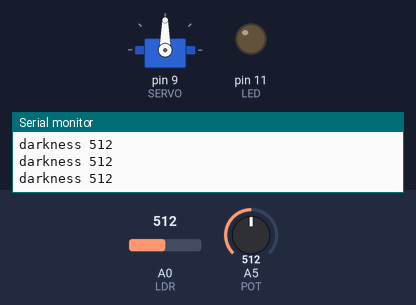
A sketch run on a simulated Arduino Uno, built with avr-gcc and run on an emulated ATmega328P. Shown: servo, output pins drawn as LEDs (lit = HIGH), the last lines printed to the serial monitor. Inputs (shaded band) come from the test bench; at power-on: A0 (LDR) = 512, A5 (POT) = 512.

Above: at 1.2 s.
1.3 s: A0 (LDR) set to 526
At 1.45 s:
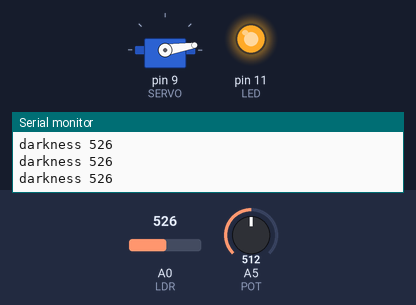
4.3 s: A5 (POT) set to 537
At 5.4 s:
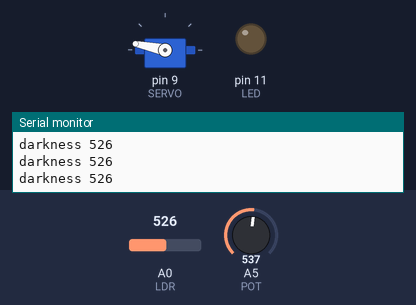
5.8 s: A0 (LDR) set to 1023
8.8 s: A0 (LDR) set to 1012
At 9.07 s:
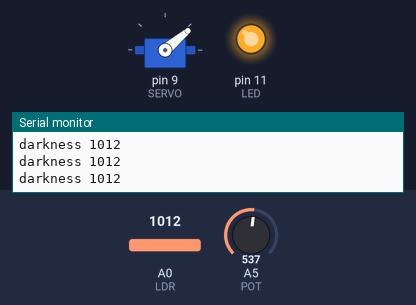
Timing chart, 0 to 12.8 s (numbered marks = the images above; inputs shaded):
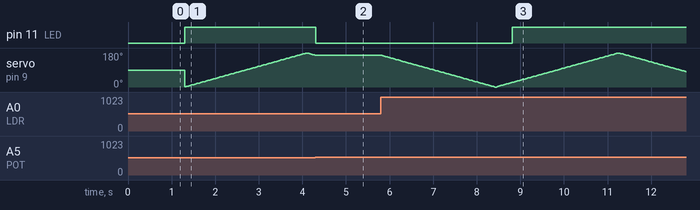

Measured:
- the behaviour switches between 512 and 513 on A0 (LDR) (found by bisection; images 0 and 1)
- the behaviour switches between 525 and 526 on A5 (POT) (found by bisection; images 1 and 2)
- after the input at 1.3 s, pin 11 (LED): LOW → HIGH at once
- after the input at 4.3 s, pin 11 (LED): HIGH → LOW at once; servo on pin 9 (SERVO): stays 168° (without the input it goes to 166° after 0.02 s)
- after the input at 8.8 s, pin 11 (LED): LOW → HIGH at once

The sketch:

robot1_AfraidOfLight.ino
```cpp
/* Simple Servo Robot that is afraid of light
 based on Adafruit - Arduino Lesson 14

by Tiago Ângelo - Sonoscopia 11-2016
*/
#include <Servo.h>
#include "mServo.h"
// PINS
#define SERVO 9
#define LED 11
#define LDR 0
#define POT 5

// angles
#define MAXANG 180
#define MINANG 0
// resolution (ms)
#define DLY 15

Servo servo;
mServo sv1;

int threshold, darkness;

void setup() {
  Serial.begin(9600);
  //Servo1
  servo.attach(SERVO);
  sv1 = *new mServo();
  sv1.setResolution(1);

  pinMode(LED, OUTPUT);
  pinMode(SERVO, OUTPUT);
}

void loop() {
  //Servo1
  threshold = analogRead(POT);
  //Serial.print("threshold ");
  //Serial.println(threshold);
  darkness = analogRead(LDR);
  Serial.print("darkness ");
  Serial.println(darkness);
  if(darkness > threshold){
    servo.write(sv1.scan(MINANG, MAXANG));
    digitalWrite(LED, 255-(darkness >> 2));
  }
  else{
    digitalWrite(LED, LOW);
  }

  delay(DLY);
}
```

mServo.cpp
```cpp
#include "mServo.h"
#include "Arduino.h"
//#include <Servo.h>

mServo::mServo(){ // default constructor
    //servo.attach(9);
    angle = 0;
    dir = 1;
    resolution = 1;
}

void mServo::setStartAngle(int _angle){
  angle = _angle;
}
void mServo::setResolution(float _r){
  resolution = _r;
}

float mServo::scan(int minAngle, int maxAngle){
  if(dir == 1){
    if(angle < maxAngle) angle+=resolution;
    else dir = 0;
  }
  else{
    if(angle > minAngle) angle-=resolution;
    else dir = 1;
  }
  //servo.write(angle);
  return angle;
}
```

mServo.h
```cpp
#ifndef MSERVO_H
#define MSERVO_H

class mServo {
  public:
    mServo(); // default constructor
    float scan(int minAngle, int maxAngle);
    void setStartAngle(int _angle);
    void setResolution(float _r);
    //Servo servo;
    float angle; // current angle
    float resolution;

  private:
    bool dir; // scan direction (true=+, false=-)
};

#endif
```
